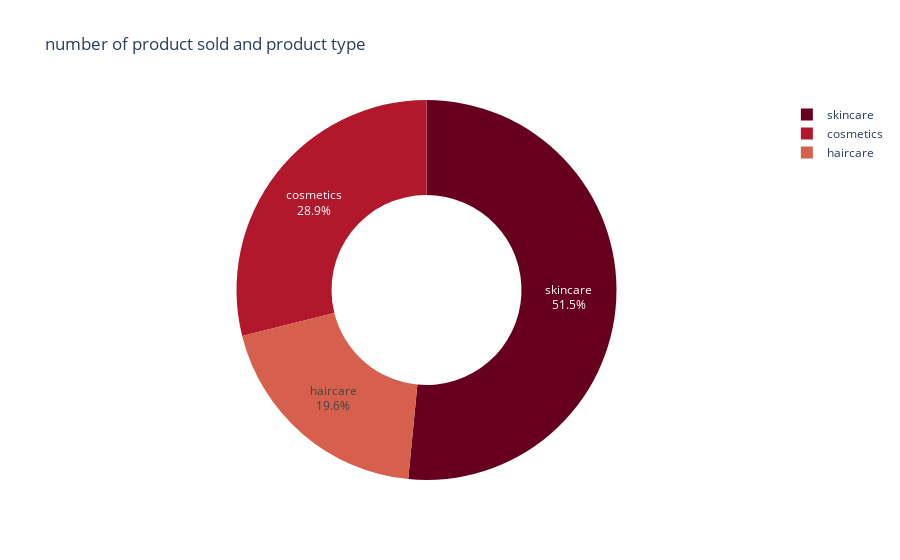

The cell this chart's notebook holds for it:
### Code cell
pie_chart= px.pie(sales_data, 
             names='Product type', 
             values='Number of products sold', 
             title='number of product sold and product type',
             hover_data=['Number of products sold'],
             hole=0.5,     
             color_discrete_sequence=px.colors.sequential.RdBu)
pie_chart.update_traces(
    textposition='inside', # Position of the text inside the pie slices
    textinfo='percent+label', # Show percentage and label
)
pie_chart.show()

### Figure 1 — Plotly figure (JSON) as saved in the notebook; plotly's stock layout.template omitted (floating-point values rounded to 4 significant figures)
{"data": [{"customdata": [[8923], [6048], [15917]], "domain": {"x": [0, 1], "y": [0, 1]}, "hole": 0.5, "hovertemplate": "Product type=%{label}<br>Number of products sold=%{customdata[0]}<extra></extra>", "labels": ["cosmetics", "haircare", "skincare"], "legendgroup": "", "name": "", "showlegend": true, "textinfo": "percent+label", "textposition": "inside", "type": "pie", "values": [8923, 6048, 15917]}], "layout": {"autosize": true, "legend": {"tracegroupgap": 0}, "piecolorway": ["rgb(103,0,31)", "rgb(178,24,43)", "rgb(214,96,77)", "rgb(244,165,130)", "rgb(253,219,199)", "rgb(247,247,247)", "rgb(209,229,240)", "rgb(146,197,222)", "rgb(67,147,195)", "rgb(33,102,172)", "rgb(5,48,97)"], "title": {"text": "number of product sold and product type"}}}
